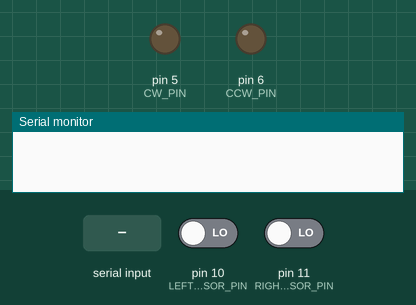
Recording of a sketch running on a simulated Arduino Uno, built with avr-gcc and run on an emulated ATmega328P. Parts: output pins drawn as LEDs (lit = HIGH), the last lines printed to the serial monitor. Inputs (shaded band) come from the test bench; at power-on: pin 10 (LEFT_SENSOR_PIN) LOW, pin 11 (RIGHT_SENSOR_PIN) LOW.

Above: at 1.2 s.
1.3 s: "R" received over Serial
At 2.5 s:
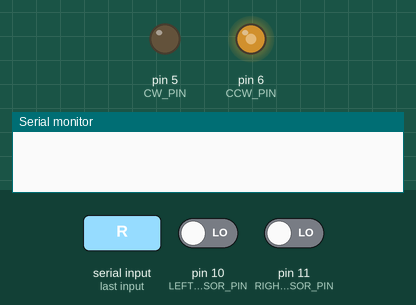
2.8 s: pin 10 (LEFT_SENSOR_PIN) driven HIGH
At 3.1 s:
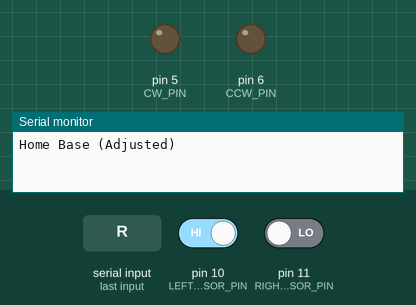
4.3 s: "D" received over Serial
Timing chart, 0 to 7.3 s (numbered marks = the images above; inputs shaded):
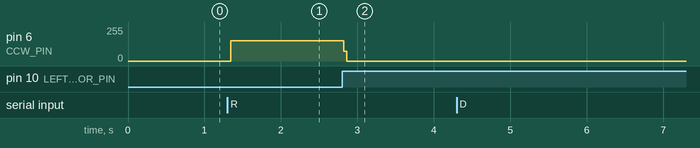

Measured:
- after the input at 1.3 s, pin 6 (CCW_PIN): 0/255 → 151/255 at once
- after the input at 2.8 s, pin 6 (CCW_PIN): 151/255 → 0/255 at once

The sketch:

lesssteps.ino
```cpp
const int CW_PIN = 5;       // Stepper motor CW+ pin
const int CCW_PIN = 6;      // Stepper motor CCW+ pin
const int RIGHT_SENSOR_PIN = 11;  // Right photo sensor pin
const int LEFT_SENSOR_PIN = 10;   // Left photo sensor pin

bool cw_ccwFlag = false;    // Flag for CW/CCW movement
bool moving = false;        // Flag to indicate if the motor is currently moving
bool homeBase = false;      // Flag to indicate if motor is at home base

void setup() {
  pinMode(CW_PIN, OUTPUT);
  pinMode(CCW_PIN, OUTPUT);
  pinMode(RIGHT_SENSOR_PIN, INPUT);
  pinMode(LEFT_SENSOR_PIN, INPUT);
  Serial.begin(9600);
}

void loop() {
  char command = ' ';  // Initialize command

  if (Serial.available()) {
    command = Serial.read();  // Read the serial command
    executeCommand(command);
  }
}

void executeCommand(char cmd) {
  if (cmd == 'C') {
    rotateClockwise();
  } else if (cmd == 'D') {
    rotateCounterClockwise();
  } else if (cmd == 'R') {
    rotateToHomeBase();
  } else if (cmd == 'S') {
    stopMotor();
  } else if (cmd == 'I') {
    getInfo();
  }
}

void rotateClockwise() {
  if (digitalRead(RIGHT_SENSOR_PIN) == LOW) {
    rotateMotor(CW_PIN, 90);
  } else {
    rotateMotor(CW_PIN, 8);
    Serial.println("CW Interrupted");
  }
}

void rotateCounterClockwise() {
  if (digitalRead(LEFT_SENSOR_PIN) == LOW) {
    rotateMotor(CCW_PIN, 90);
  } else {
    rotateMotor(CCW_PIN, 8);
    Serial.println("CCW Interrupted");
  }
}

void rotateToHomeBase() {
  if (digitalRead(RIGHT_SENSOR_PIN) == HIGH) {
    while (digitalRead(RIGHT_SENSOR_PIN) == HIGH) {
      rotateMotor(CW_PIN, 1);
    }
    rotateMotor(CW_PIN, 188);  // Rotate back 188 degrees
    homeBase = true;
    Serial.println("Home Base");
  } else if (digitalRead(LEFT_SENSOR_PIN) == LOW) {
    while (digitalRead(LEFT_SENSOR_PIN) == LOW) {
      rotateMotor(CCW_PIN, 1);
    }
    rotateMotor(CCW_PIN, 8);   // Rotate away from sensor
    homeBase = false;
    Serial.println("Home Base (Adjusted)");
  }
}

void rotateMotor(int pin, int degrees) {
  digitalWrite(pin, HIGH);
  delayMicroseconds(degrees * 10);  // Adjust delay as needed
  digitalWrite(pin, LOW);
}

void stopMotor() {
  digitalWrite(CW_PIN, LOW);
  digitalWrite(CCW_PIN, LOW);
  moving = false;
  Serial.println("Motor Stopped");
}

void getInfo() {
  if (moving) {
    Serial.println("Rotating");
  } else {
    if (homeBase) {
      Serial.println("Stopped: Home Base");
    } else {
      Serial.println("Stopped: Not Home Base");
    }
  }
}
```
